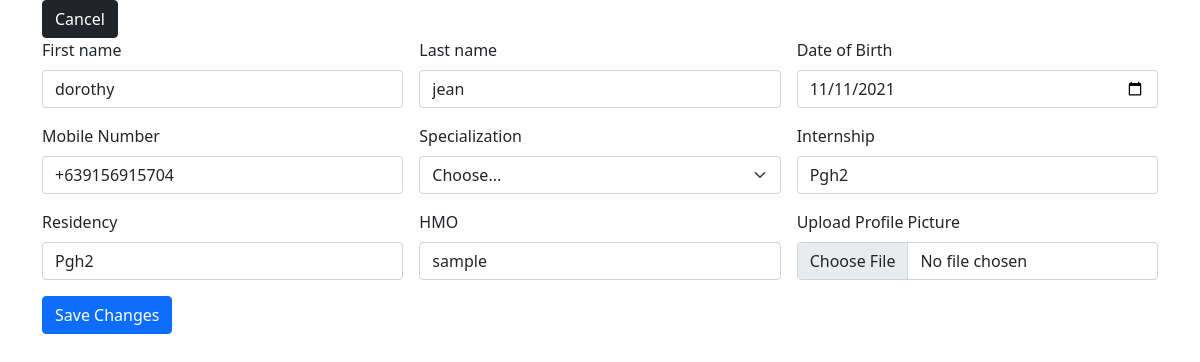
/users/edit-doctors-profile.php?account_id=202169979, run on the app's committed database.
### tables this page shows
CREATE TABLE `doctors_details` (
  `id` int(11) NOT NULL,
  `user_id` int(50) NOT NULL,
  `specialization` varchar(30) NOT NULL,
  `prc_id` blob NOT NULL,
  `prc_number` varchar(10) NOT NULL,
  `internship` varchar(20) NOT NULL,
  `residency` varchar(20) NOT NULL,
  `hmo` varchar(20) NOT NULL,
  `doc_picture` blob NOT NULL,
  `date_time_created` datetime NOT NULL,
  `date_time_updated` datetime DEFAULT NULL,
  `remarks` varchar(30) DEFAULT NULL
);

CREATE TABLE `users` (
  `id` int(11) NOT NULL,
  `doctor_or_secretary` varchar(20) NOT NULL,
  `email` varchar(50) NOT NULL,
  `account_id` int(30) NOT NULL,
  `first_name` varchar(30) NOT NULL,
  `last_name` varchar(30) NOT NULL,
  `gender` varchar(10) NOT NULL,
  `date_of_birth` date NOT NULL,
  `mobile_number` varchar(13) NOT NULL,
  `v_code` varchar(255) NOT NULL,
  `email_status` int(11) NOT NULL,
  `date_time_created` datetime NOT NULL DEFAULT current_timestamp(),
  `date_time_updated` datetime DEFAULT current_timestamp(),
  `remarks` varchar(20) DEFAULT NULL
);

### users/edit-doctors-profile.php (the view, shortened to what this page needs)
<?php
include('../connection.php');
?>
<!DOCTYPE html>
<html lang="en">
<head>
    <link href="https://cdn.jsdelivr.net/npm/bootstrap@5.0.2/dist/css/bootstrap.min.css" rel="stylesheet">
</head>
<body>
    <?php
    if(isset($_GET['account_id'])){
        $account_id = $_GET['account_id'];
        $query = "SELECT * FROM users
        LEFT JOIN doctors_details ON users.account_id = doctors_details.user_id WHERE doctor_or_secretary = 'doctor' AND account_id='$account_id'";
        $run = mysqli_query($conn,$query);
        if(mysqli_num_rows($run) > 0){
            foreach($run as $row){
                ?>
                    <div class="container">
                    <a href="view-doctors.php" class="btn btn-dark">Cancel</a>
                        <form class="row g-3 needs-validation" enctype="multipart/form-data" action="edit-doctors-profile.php" method="POST" novalidate>
                            <div class="col-md-4">
                                <label for="validationCustom01" class="form-label">First name</label>
                                <input type="text" class="form-control" name="first_name" id="validationCustom01" value="<?php echo $row ['first_name']?>" required>
                            </div>
                            <div class="col-md-4">
                                <label for="validationCustom01" class="form-label">Last name</label>
                                <input type="text" class="form-control" name="last_name" id="validationCustom01" value="<?php echo $row ['last_name']?>" required>
                            </div>
                            <div class="col-md-4">
                                <label for="validationCustom01" class="form-label">Date of Birth</label>
                                <input type="date" class="form-control" name="date_of_birth" id="validationCustom01" value="<?php echo $row ['date_of_birth']?>" required>
                            </div>
                            <div class="col-md-4">
                                <label for="validationCustom01" class="form-label">Mobile Number</label>
                                <input type="text" class="form-control" name="mobile_number" id="validationCustom01" pattern="[+][6]{1}[3]{1}[0-9]{10}" value="<?php echo $row ['mobile_number']?>" required>
                            </div>
                            <div class="col-md-4">
                                <label for="validationDefault04" class="form-label">Specialization</label>
                                <select class="form-select" name="specialization" id="validationDefault04" required>
                                <option selected disabled value="">Choose...</option>
                                </select>
                            </div>
                            <div class="col-md-4">
                                <label for="validationCustom01" class="form-label">Internship</label>
                                <input type="text" class="form-control" name="internship" id="validationCustom01" value="<?php echo $row ['internship']?>" required>
                            </div>
                            <div class="col-md-4">
                                <label for="validationCustom01" class="form-label">Residency</label>
                                <input type="text" class="form-control" name="residency" id="validationCustom01" value="<?php echo $row ['residency']?>" required>
                            </div>
                            <div class="col-md-4">
                                <label for="validationCustom01" class="form-label">HMO</label>
                                <input type="text" class="form-control" name="hmo" id="validationCustom01" value="<?php echo $row ['hmo']?>" required>
                            </div>
                            <div class="col-md-4">
                                <label for="validationCustom01" class="form-label">Upload Profile Picture</label>
                                <input type="file" name="doc_picture" class="form-control" aria-label="file example" required>
                            </div>
                            <div class="col-12">
                                <input class="btn btn-primary" name="update" type="submit" value="Save Changes"></input>
                            </div>
                        </form>
                    </div>
                <?php
            }
        }
    }
    ?>
</body>
</html>

### data on the page
doctors_details: first_name "dorothy", last_name "jean", date_of_birth "11/11/2021", mobile_number "+639156915704", internship "Pgh2", residency "Pgh2", hmo "sample"
